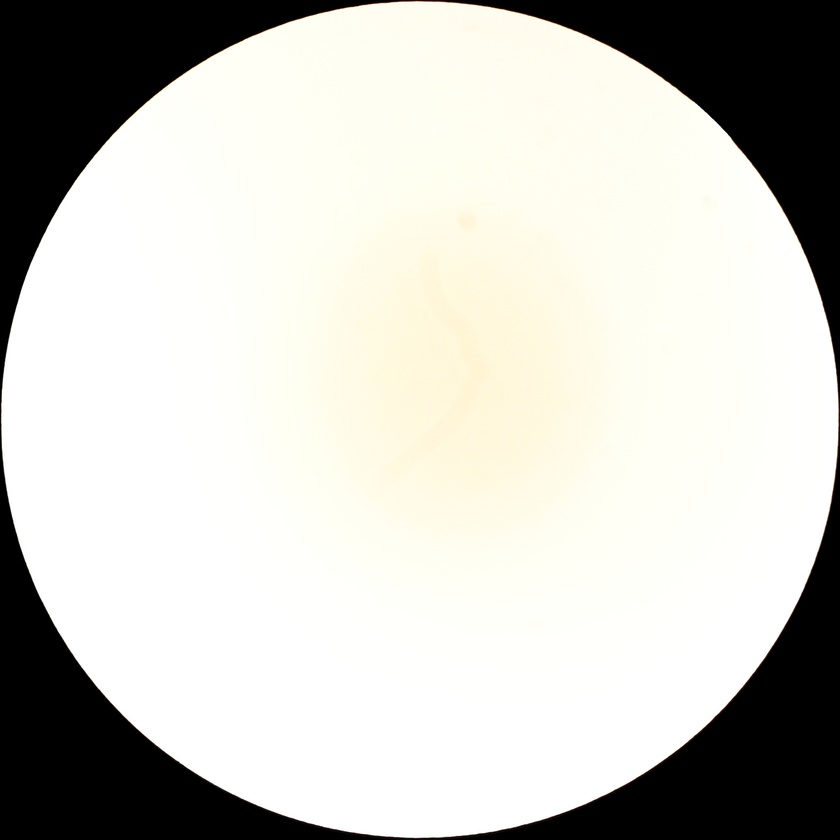
#> input picture data/light/025_F2_2864.JPG, 840 x 840 px, shrunk from 2444 x 2444 before the run; its folder holds only this picture in this run
$ jupyter execute --allow-errors brightness.ipynb
#> lines starting #> are read from the running program, lines starting #| are printed output that depends on the picture
[cell 1]
import cv2
import glob
import os
from matplotlib import pyplot as plt

## Brightness assesment algorithm

[cell 2]
def create_colormap(path):
#> called with path = './data/light'
    avg = 0
    processed = 0
    for img_path in glob.iglob(f'{path}/*.JPG'):
        img = cv2.imread(img_path)
#> img is the input picture: shape (840, 840, 3); mean B, G, R 192.2, 198.4, 199.2
        img = cv2.cvtColor(img, cv2.COLOR_BGR2HSV)
#> img: shape (840, 840, 3); mean H, S, V 17.5, 11.9, 199.3
        hist = cv2.calcHist([img], [2], None, [256], [0, 256])
#> hist = 256 values, max 488997 at index 255, min 6 at index 94, mean 2756.2
        avg += hist
#> avg has the same summary as hist
        processed += 1
    avg /= processed # normalization to one histogram
    cv2.normalize(avg,avg,0,255,cv2.NORM_MINMAX)
    return avg

# [7 lines of commented-out code are left out]

def get_colormaps():
    light = create_colormap("./data/light")
#> light = 256 values, max 255 at index 255, min 0 at index 94, mean 1.43
    dark = create_colormap("./data/dark")
#> call 2 of create_colormap, with path = './data/dark'
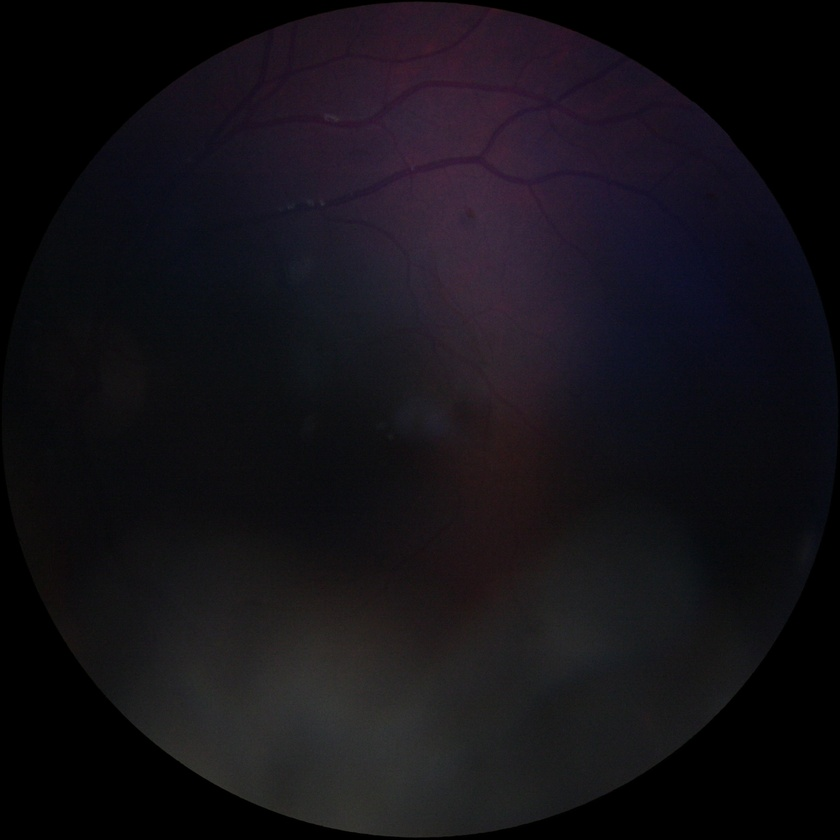
#> input picture data/dark/026_F1_2851.JPG, 840 x 840 px, shrunk from 2444 x 2444 before the run
#> in create_colormap, img is the input picture: shape (840, 840, 3); mean B, G, R 22.9, 17.6, 20.4
#> in create_colormap (call 2), `img = cv2.cvtColor(img, cv2.COLOR_BGR2HSV)`: img: shape (840, 840, 3); mean H, S, V 87.6, 55.9, 23.7
#> in create_colormap (call 2), `hist = cv2.calcHist([img], [2], None, [256], [0, 256])`: hist = 256 values, max 147773 at index 0, min 0 at index 70, mean 2756.2
#> in create_colormap (call 2), `avg += hist`: avg has the same summary as hist
#> dark = 256 values, max 255 at index 0, min 0 at index 70, mean 4.76
    normal = create_colormap("./data/normal")
#> call 3 of create_colormap, with path = './data/normal'
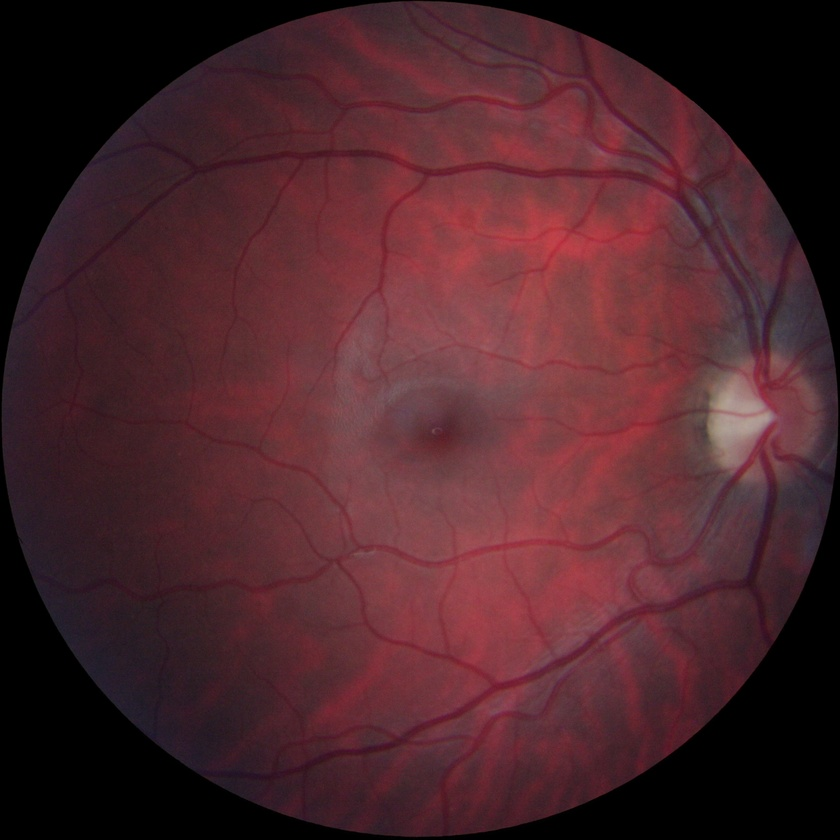
#> input picture data/normal/046_R1_3103.JPG, 840 x 840 px, shrunk from 2444 x 2444 before the run
#> in create_colormap, img is the input picture: shape (840, 840, 3); mean B, G, R 43.1, 37.3, 75.5
#> in create_colormap (call 3), `img = cv2.cvtColor(img, cv2.COLOR_BGR2HSV)`: img: shape (840, 840, 3); mean H, S, V 132.1, 102.6, 75.5
#> in create_colormap (call 3), `hist = cv2.calcHist([img], [2], None, [256], [0, 256])`: hist = 256 values, max 141501 at index 0, min 0 at index 194, mean 2756.2
#> in create_colormap (call 3), `avg += hist`: avg has the same summary as hist
#> normal = 256 values, max 255 at index 0, min 0 at index 194, mean 4.97
    return light, dark, normal

def features_brightness(img_path):
    img = cv2.imread(img_path)
    cm_light, cm_dark, cm_normal = get_colormaps()
#> cm_light has the same summary as light in get_colormaps; cm_dark has the same summary as dark in get_colormaps; cm_normal has the same summary as normal in get_colormaps
    rows,cols,_ = img.shape
    bp_light = cv2.calcBackProject([img], [2], cm_light, [0, 255], 1)
    bp_dark = cv2.calcBackProject([img], [2], cm_dark, [0, 255], 1)
    bp_normal = cv2.calcBackProject([img], [2], cm_normal, [0, 255], 1)
    cv2.normalize(bp_light, bp_light, 0, 255, cv2.NORM_MINMAX)
    cv2.normalize(bp_dark, bp_dark, 0, 255, cv2.NORM_MINMAX)
    cv2.normalize(bp_normal, bp_normal, 0, 255, cv2.NORM_MINMAX)
    CM1 = cv2.sumElems(bp_light)[0]/(rows*cols)
    CM2 = cv2.sumElems(bp_dark)[0]/(rows*cols)
    CM3 = cv2.sumElems(bp_normal)[0]/(rows*cols)
    return bp_light, bp_dark, bp_normal, CM1, CM2, CM3

The show_res_brightness function shows different stages and metrics of one image.

[cell 3]
def show_res_brightness(img_path):
    im2, im3, im4, cm1, cm2, cm3 = features_brightness(img_path)
    im1 = cv2.imread(img_path)
    im1 = cv2.cvtColor(im1, cv2.COLOR_BGR2RGB)
    im2 = cv2.cvtColor(im2, cv2.COLOR_GRAY2RGB)
    im3 = cv2.cvtColor(im3, cv2.COLOR_GRAY2RGB)
    im4 = cv2.cvtColor(im4, cv2.COLOR_GRAY2RGB)
    fig = plt.figure(figsize=(12, 10))
    fig.add_subplot(1, 4, 1)
    plt.imshow(im1)
    plt.axis('off')
    plt.title("Původní obraz")
    fig.add_subplot(1, 4, 2)
    plt.imshow(im2)
    plt.axis('off')
    plt.title("Zpětná projekce (světlé)")
    fig.add_subplot(1, 4, 3)
    plt.imshow(im3)
    plt.axis('off')
    plt.title("Zpětná projekce (tmavé)")
    fig.add_subplot(1, 4, 4)
    plt.imshow(im4)
    plt.axis('off')
    plt.title("Zpětná projekce (normální)")
    print("CM1: {:.2f}".format(cm1))
    print("CM2: {:.2f}".format(cm2))
    print("CM3: {:.2f}".format(cm3))

#### Examples of images

#> (a cell that did not finish here is left out)

[cell 5]
show_res_brightness("./data/dark/026_F1_2851.JPG")
#> call 2 of features_brightness, with img_path = './data/dark/026_F1_2851.JPG'
#> in features_brightness (call 2), `bp_dark = cv2.calcBackProject([img], [2], cm_dark, [0, 255], 1)`:
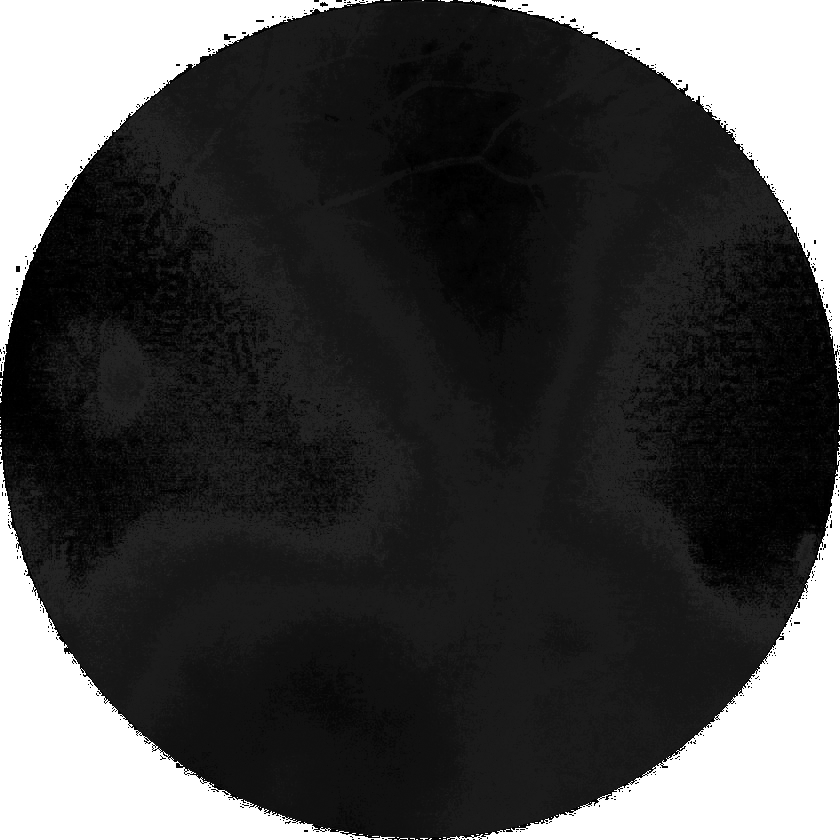
#> bp_dark: shape (840, 840); min 0, max 255, mean 69.5
#> in features_brightness (call 2), `bp_normal = cv2.calcBackProject([img], [2], cm_normal, [0, 255], 1)`:
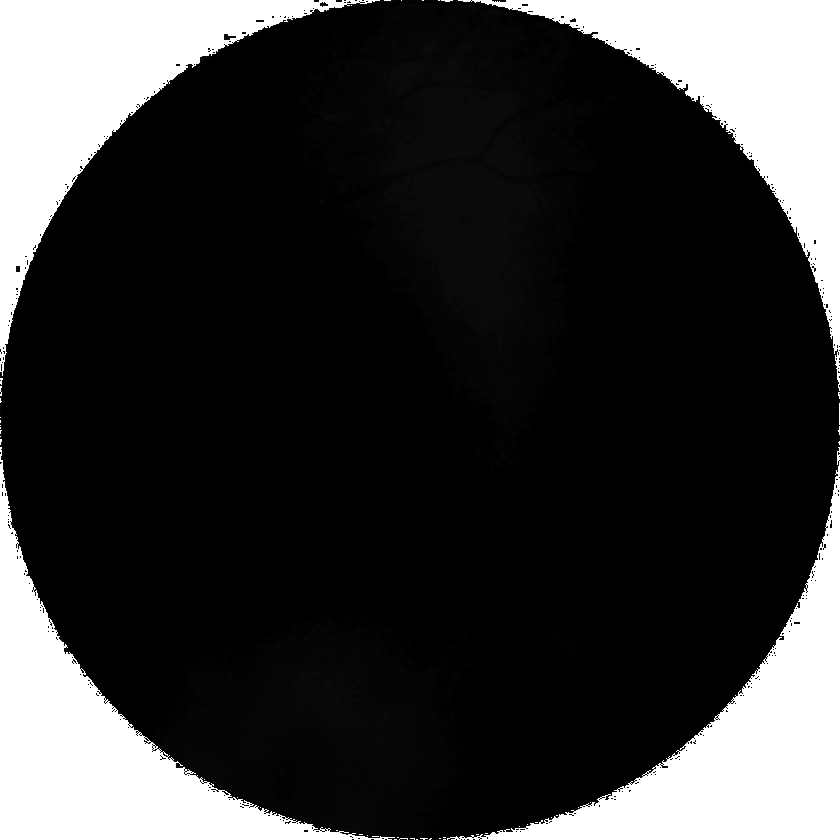
#> bp_normal: shape (840, 840); min 0, max 255, mean 55.3
#> in features_brightness (call 2), `CM1 = cv2.sumElems(bp_light)[0]/(rows*cols)`: CM1 = 54.2
#> in features_brightness (call 2), `CM2 = cv2.sumElems(bp_dark)[0]/(rows*cols)`: CM2 = 69.52
#> in features_brightness (call 2), `CM3 = cv2.sumElems(bp_normal)[0]/(rows*cols)`: CM3 = 55.27
#| CM1: 54.20
#| CM2: 69.52
#| CM3: 55.27

[cell 6]
show_res_brightness("data/normal/046_R1_3103.JPG")
#> call 3 of features_brightness, with img_path = 'data/normal/046_R1_3103.JPG'
#> in features_brightness (call 3), `bp_dark = cv2.calcBackProject([img], [2], cm_dark, [0, 255], 1)`:
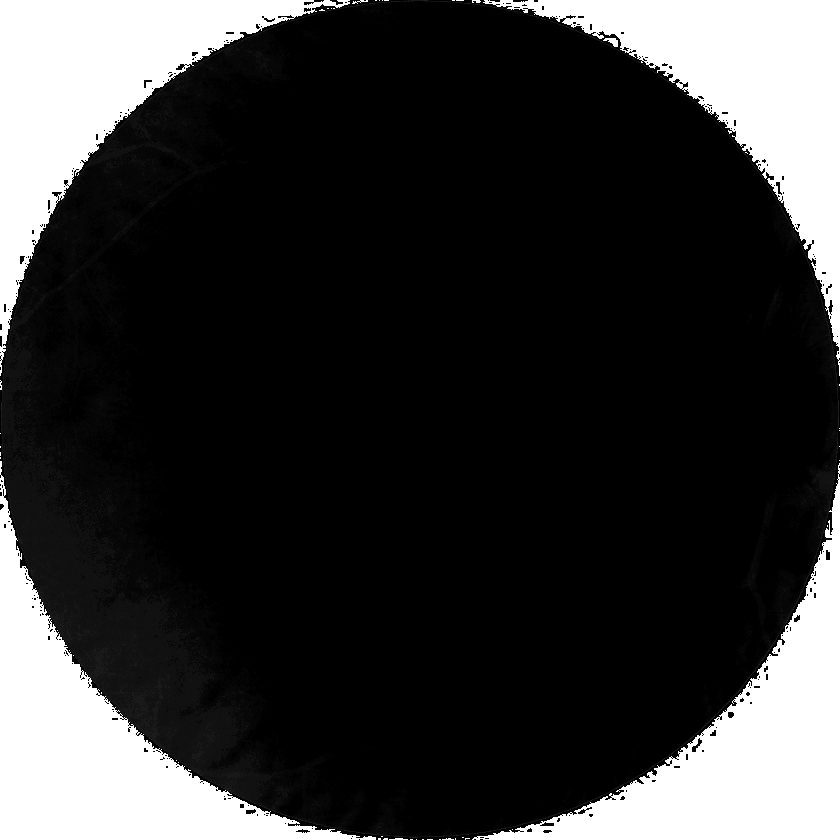
#> bp_dark: shape (840, 840); min 0, max 255, mean 54
#> in features_brightness (call 3), `CM1 = cv2.sumElems(bp_light)[0]/(rows*cols)`: CM1 = 52.63
#> in features_brightness (call 3), `CM2 = cv2.sumElems(bp_dark)[0]/(rows*cols)`: CM2 = 54.02
#> in features_brightness (call 3), `CM3 = cv2.sumElems(bp_normal)[0]/(rows*cols)`: CM3 = 59.13
#| CM1: 52.63
#| CM2: 54.02
#| CM3: 59.13

#### Algorithm validation

[cell 7]
def validate_brightness(path):
    cm_light, cm_dark, cm_normal = get_colormaps()
#> cm_light has the same summary as light in get_colormaps; cm_dark has the same summary as dark in get_colormaps; cm_normal has the same summary as normal in get_colormaps
    light = 0
    dark = 0
    normal = 0
    for img_path in glob.iglob(f'{path}/*.JPG'):
        _, _, _, cm1, cm2, cm3 = features_brightness(img_path)
#> call 4 of features_brightness, with img_path = './data/light/025_F2_2864.JPG'
#> in features_brightness (call 4), `cv2.normalize(bp_light, bp_light, 0, 255, cv2.NORM_MINMAX)`:
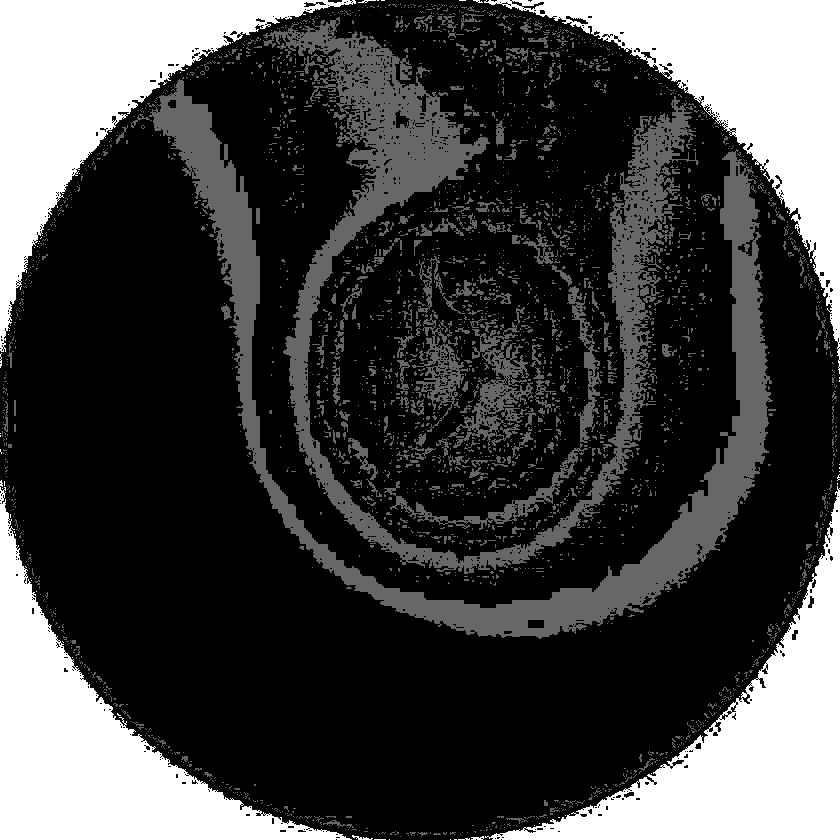
#> bp_light: shape (840, 840); min 0, max 255, mean 66.6
#> in features_brightness (call 4), `CM1 = cv2.sumElems(bp_light)[0]/(rows*cols)`: CM1 = 66.62
#> in features_brightness (call 4), `CM2 = cv2.sumElems(bp_dark)[0]/(rows*cols)`: CM2 = 51.41
#> in features_brightness (call 4), `CM3 = cv2.sumElems(bp_normal)[0]/(rows*cols)`: CM3 = 51.4
#> cm1 = 66.62; cm2 = 51.41; cm3 = 51.4
        if cm1 > cm2 and cm1 > cm3:
            light += 1
        elif cm2 > cm1 and cm2 > cm3:
            dark += 1
        else:
            normal += 1
    return light, dark, normal

[cell 8]
print("Light images validation:")
l, d, n = validate_brightness("./data/light")
print("Light: {}\nDark: {}\nNormal: {}".format(l, d, n))

print("Dark images validation:")
l, d, n = validate_brightness("./data/dark")
print("Light: {}\nDark: {}\nNormal: {}".format(l, d, n))

print("Normal images validation:")
l, d, n = validate_brightness("./data/normal")
